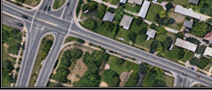
#> input picture 中文论文/绘图/role_functional_text_skeleton/assets/road_input4.png, 212 x 90 px, found by its file name
$ python draw_model_structure.py
#> lines starting #> are read from the running program, lines starting #| are printed output that depends on the picture
from pathlib import Path
import numpy as np
import matplotlib.pyplot as plt
from matplotlib.patches import FancyBboxPatch, FancyArrowPatch, Rectangle, PathPatch
from matplotlib.path import Path as MPath
from matplotlib.lines import Line2D

ROOT = Path(r"D:\论文\9.27论文\中文论文\绘图")
ASSETS = ROOT / "role_functional_text_skeleton" / "assets"
OUT = ROOT / "model_structure_v1"
OUT.mkdir(parents=True, exist_ok=True)

plt.rcParams.update({
    "font.family": "Times New Roman",
    "mathtext.fontset": "stix",
    "font.size": 10,
})

W, H = 1900, 1000
fig = plt.figure(figsize=(19, 10), dpi=150, facecolor="white")
ax = fig.add_axes([0, 0, 1, 1])
ax.set_xlim(0, W)
ax.set_ylim(0, H)
ax.axis("off")

NAVY = "#17324D"
SLATE = "#40566B"
GREY = "#6F7C89"
PURPLE = "#7256A3"
PURPLE_F = "#F0E8FB"
TEAL = "#2E7D78"
TEAL_F = "#DDF3EF"
ORANGE = "#C8783E"
ORANGE_F = "#FDE9D9"
BLUE_F = "#E7EFF9"
PALE_BLUE = "#F5F8FC"
WHITE = "#FFFFFF"


def box(x, y, w, h, fc=WHITE, ec=NAVY, lw=1.5, r=12, ls="-", z=2, alpha=1.0):
    p = FancyBboxPatch((x, y), w, h,
                       boxstyle=f"round,pad=0,rounding_size={r}",
                       linewidth=lw, edgecolor=ec, facecolor=fc,
                       linestyle=ls, zorder=z, alpha=alpha)
    ax.add_patch(p)


def txt(x, y, s, size=10, color=NAVY, weight="normal", ha="left", va="center", z=6, rotation=0):
    ax.text(x, y, s, fontsize=size, color=color, fontweight=weight,
            ha=ha, va=va, zorder=z, rotation=rotation)


def arrow(x1, y1, x2, y2, color=SLATE, lw=1.6, ls="-", z=4, rad=0.0, mutation=11):
    a = FancyArrowPatch((x1, y1), (x2, y2), arrowstyle="-|>",
                        mutation_scale=mutation, linewidth=lw,
                        color=color, linestyle=ls, zorder=z,
                        connectionstyle=f"arc3,rad={rad}",
                        shrinkA=1, shrinkB=1)
    ax.add_patch(a)


def polyline(points, color=SLATE, lw=1.4, ls="-", z=4):
    xs, ys = zip(*points)
    ax.add_line(Line2D(xs, ys, color=color, linewidth=lw, linestyle=ls,
                       zorder=z, solid_capstyle="round", solid_joinstyle="round"))


def pill(x, y, w, h, s, fc, ec, size=8.5, weight="normal"):
    box(x, y, w, h, fc=fc, ec=ec, lw=1.0, r=h/2, z=3)
    txt(x+w/2, y+h/2, s, size=size, color=ec, weight=weight, ha="center")


def image_thumb(path, x, y, w, h, ec="#AAB6C2", lw=1.0):
    img = plt.imread(path)
    ax.imshow(img, extent=(x, x+w, y, y+h), aspect="auto", origin="upper", zorder=3)
    ax.add_patch(Rectangle((x, y), w, h, fill=False, edgecolor=ec, linewidth=lw, zorder=4))


def role_icon(role, x, y, w=54, h=30):
    if role == "P":
        pts = [(x+5, y+10), (x+18, y+22), (x+32, y+10), (x+46, y+22), (x+52, y+12)]
        for a, b in zip(pts[:-1], pts[1:]):
            ax.plot([a[0], b[0]], [a[1], b[1]], color=PURPLE, lw=1.5, zorder=5)
        for px, py in pts:
            ax.scatter([px], [py], s=26, color=PURPLE, zorder=6)
    elif role == "S":
        verts = [(x+2, y+8), (x+18, y+26), (x+34, y+26), (x+52, y+8)]
        codes = [MPath.MOVETO, MPath.CURVE4, MPath.CURVE4, MPath.CURVE4]
        path = MPath(verts, codes)
        ax.add_patch(PathPatch(path, fill=False, lw=6, edgecolor=TEAL, zorder=4))
        ax.add_patch(PathPatch(path, fill=False, lw=2.2, edgecolor="#D9D27B", linestyle=(0, (5, 4)), zorder=5))
    else:
        verts1 = [(x+2, y+14), (x+20, y+21), (x+24, y+12)]
        verts2 = [(x+31, y+10), (x+38, y+20), (x+52, y+26)]
        ax.add_patch(PathPatch(MPath(verts1, [MPath.MOVETO, MPath.CURVE3, MPath.CURVE3]),
                               fill=False, lw=6, edgecolor=ORANGE, zorder=4))
        ax.add_patch(PathPatch(MPath(verts2, [MPath.MOVETO, MPath.CURVE3, MPath.CURVE3]),
                               fill=False, lw=6, edgecolor=ORANGE, zorder=4))
        ax.plot([x+27.5, x+27.5], [y+3, y+28], color=SLATE, lw=1.2, linestyle=(0, (4, 3)), zorder=5)


# ==================== Panel (a) ====================
box(20, 510, 1860, 470, fc="white", ec=NAVY, lw=1.6, r=22, ls=(0, (5, 4)))
txt(50, 948, "(a) Role-Functional Text", size=20, weight="bold")

# Selected role profile
txt(55, 906, "Selected role profile", size=13, weight="bold")
txt(55, 885, "one configuration shared by every view", size=9, color=GREY)

# anchor card
box(55, 828, 360, 46, fc=BLUE_F, ec="#7996B4", lw=1.2, r=9)
txt(72, 851, "Official anchor", size=9, color=SLATE, weight="bold")
txt(178, 851, r"road + official aliases", size=10.2, weight="bold")

role_rows = [
    ("P", "slot 1", "visible road / roadway", PURPLE_F, PURPLE, 757),
    ("S", "slot 2", "continuous paved road surface", TEAL_F, TEAL, 686),
    ("I", "slot 3", "connected road region", ORANGE_F, ORANGE, 615),
]
for role, slot, prompt, fill, edge, y in role_rows:
    box(55, y, 360, 46, fc=fill, ec=edge, lw=1.2, r=9)
    txt(72, y+23, role, size=11, color=edge, weight="bold")
    txt(94, y+23, slot, size=8.3, color=edge, weight="bold")
    txt(146, y+23, prompt, size=9.5, color=NAVY)
    role_icon(role, 356, y+8)

txt(55, 580, "slot 0 = anchor;  1/2/3 = selected candidate", size=8.4, color=GREY)
# small view input, abstract one view
image_thumb(ASSETS / "road_input4.png", 455, 548, 82, 55, ec="#AAB6C2")
#> in image_thumb, img is the input picture: shape (90, 212, 3) float32; mean R, G, B 0.394, 0.402, 0.349
txt(496, 530, r"view $X_v$", size=8.8, color=GREY, ha="center")
arrow(496, 603, 496, 640, color=SLATE, lw=1.5)

# prompt arrows into SAM3
for y in [851, 780, 709, 638]:
    arrow(415, y, 445, y, color=SLATE, lw=1.3, mutation=9)

# SAM3 grounding
box(445, 640, 300, 260, fc="#EAF0F8", ec=NAVY, lw=1.8, r=14)
txt(595, 875, "Frozen SAM3", size=16, weight="bold", ha="center")
txt(595, 847, "complete multimodal grounding", size=9.4, color=SLATE, ha="center")
txt(595, 823, "image features + text condition", size=8.5, color=GREY, ha="center")
txt(595, 790, "anchor and each selected prompt", size=8.8, color=SLATE, ha="center")
txt(595, 767, "produce their own (p, S, I)", size=8.8, color=SLATE, ha="center")
pill(505, 720, 180, 24, "frozen / no training", "#D6E1EF", NAVY, size=8.2, weight="bold")
txt(595, 686, "each prompt → one grounding pass", size=8.0, color=GREY, ha="center")
# lock
ax.add_patch(Rectangle((723, 884), 10, 7, facecolor=NAVY, edgecolor=NAVY, zorder=6))
ax.add_patch(FancyBboxPatch((724, 889), 8, 8, boxstyle="round,pad=0,rounding_size=3",
                            facecolor="none", edgecolor=NAVY, lw=1.2, zorder=6))

# readouts
box(790, 835, 265, 65, fc="#F8FAFC", ec="#8B9BAA", lw=1.1, r=10)
txt(804, 880, "Anchor readout", size=9.7, weight="bold")
for i, lab in enumerate([r"$p_A$", r"$S_A$", r"$I_A$"]):
    x0 = 808 + i*78
    box(x0, 844, 62, 23, fc="#E8EDF3", ec="#8B9BAA", lw=0.9, r=5)
    txt(x0+31, 855.5, lab, size=8.8, ha="center")

box(790, 610, 265, 205, fc="#FBFCFD", ec="#A9B5C0", lw=1.1, r=12)
txt(804, 792, "Candidate readouts", size=9.7, weight="bold")
txt(804, 775, "only the aligned role is used", size=8.0, color=GREY)
cand_y = {"P": 721, "S": 670, "I": 619}
for role, fill, edge, y in [(r[0], r[3], r[4], cand_y[r[0]]) for r in role_rows]:
    txt(806, y+11, role, size=9.4, color=edge, weight="bold")
    cols = [PURPLE, TEAL, ORANGE]
    for j, col in enumerate(cols):
        active = (role == "P" and j == 0) or (role == "S" and j == 1) or (role == "I" and j == 2)
        cx = 832 + j*59
        box(cx, y, 50, 22, fc=(fill if active else "#F1F3F5"),
            ec=(col if active else "#C8CFD6"), lw=(1.1 if active else 0.8), r=5, z=4)
        txt(cx+25, y+11, ["p", "S", "I"][j], size=8.4,
            color=(col if active else "#A6AFB8"), weight=("bold" if active else "normal"), ha="center")

# arrows from grounding to readout blocks
arrow(745, 867, 790, 867, color=SLATE, lw=1.4, mutation=9)
arrow(745, 720, 790, 720, color=SLATE, lw=1.4, mutation=9)
arrow(745, 670, 790, 670, color=SLATE, lw=1.4, mutation=9)
arrow(745, 620, 790, 620, color=SLATE, lw=1.4, mutation=9)

# bounded correction
box(1080, 570, 310, 350, fc="#FBFCFD", ec="#A9B5C0", lw=1.3, r=14)
txt(1235, 892, "Bounded role correction", size=11.2, weight="bold", ha="center")
txt(1235, 868, r"$\mathcal{B}(a_A,a_\pi)=\mathrm{clip}_{[0,1]}(a_A+\alpha\,\mathrm{clip}(a_\pi-a_A,-\tau,\tau))$", size=7.8, color=SLATE, ha="center")
txt(1235, 847, r"$\alpha=0.5,\ \tau=0.25$   →   max change $\alpha\tau=0.125$", size=8.2, color=GREY, ha="center")

lane_specs = [
    ("P", 800, r"$\tilde p=\mathcal{B}(p_A,p_{\pi P})$", PURPLE_F, PURPLE),
    ("S", 735, r"$\tilde S=\mathcal{B}(S_A,S_{\pi S})$", TEAL_F, TEAL),
    ("I", 670, r"$\tilde I=\mathcal{B}(I_A^{\tilde p},I_{\pi I}^{\tilde p})$", ORANGE_F, ORANGE),
]
for role, y, formula, fill, edge in lane_specs:
    box(1100, y-20, 270, 42, fc=fill, ec=edge, lw=1.1, r=8)
    txt(1115, y+1, role, size=10, color=edge, weight="bold")
    txt(1142, y+1, formula, size=9.0, color=NAVY)
# P -> I recoupling
arrow(1350, 796, 1350, 678, color=PURPLE, lw=2.0, rad=0.0)
txt(1362, 744, "P→I", size=8.0, color=PURPLE, weight="bold", rotation=90, ha="center")
txt(1362, 734, "rebuild", size=7.2, color=PURPLE, rotation=90, ha="center")
txt(1235, 610, "query admission + instance amplitude", size=8.0, color=PURPLE, ha="center")
# arrows from readouts to correction lanes
arrow(1055, 720, 1100, 800, color=SLATE, lw=1.2, rad=-0.2, mutation=8)
arrow(1055, 670, 1100, 735, color=SLATE, lw=1.2, mutation=8)
arrow(1055, 619, 1100, 670, color=SLATE, lw=1.2, rad=0.2, mutation=8)

# fusion and alias guard
arrow(1390, 735, 1425, 735, color=SLATE, lw=1.7)
box(1425, 690, 165, 130, fc="#EAF0F8", ec=NAVY, lw=1.4, r=12)
txt(1507, 792, "Native fusion", size=9.4, weight="bold", ha="center")
txt(1507, 758, r"$F_\pi=\tilde p\,\max(\tilde S,\tilde I)$", size=9.0, color=NAVY, ha="center")
txt(1507, 722, "one class field", size=8.0, color=GREY, ha="center")
arrow(1590, 735, 1615, 735, color=SLATE, lw=1.4)
box(1615, 680, 230, 150, fc="#F8FAFC", ec="#8B9BAA", lw=1.2, r=10)
txt(1730, 803, "Official alias guard", size=9.5, weight="bold", ha="center")
txt(1730, 772, r"$G_{v,\pi}=\mathrm{clip}(G_o+F_\pi-F_A)$", size=8.2, ha="center")
txt(1730, 733, r"$G_{v,\pi}$", size=13, color=NAVY, ha="center")
txt(1730, 706, "zero slots → $G_o$", size=7.5, color=GREY, ha="center")

# ==================== Panel (b) ====================
box(20, 20, 1860, 470, fc="white", ec=NAVY, lw=1.6, r=22, ls=(0, (5, 4)))
txt(50, 455, "(b) Joint Role–View application on Local and Context observations", size=18, weight="bold")

# Input image and view construction
image_thumb(ASSETS / "road_input4.png", 55, 247, 105, 78, ec="#96A6B4")
txt(107, 228, "Input image", size=9.5, color=SLATE, ha="center")

box(205, 318, 300, 100, fc="#F5FBFC", ec=TEAL, lw=1.2, r=12)
image_thumb(ASSETS / "road_local4.png", 220, 333, 122, 70, ec="#8BA4A0")
#> call 3 of image_thumb, with x = 220, y = 333, w = 122, h = 70, ec = '#8BA4A0', lw = 1
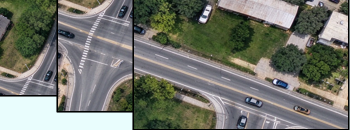
#> input picture 中文论文/绘图/role_functional_text_skeleton/assets/road_local4.png, 350 x 130 px, found by its file name
#> in image_thumb, img is the input picture: shape (130, 350, 3) float32; mean R, G, B 0.456, 0.465, 0.43
txt(362, 382, "Local / native view", size=11, weight="bold")
txt(362, 359, "higher sampling density", size=8.0, color=GREY)

box(205, 165, 300, 100, fc="#FFF9F4", ec=ORANGE, lw=1.2, r=12)
image_thumb(ASSETS / "road_context4.png", 220, 180, 122, 70, ec="#C7A17F")
#> call 4 of image_thumb, with x = 220, y = 180, w = 122, h = 70, ec = '#C7A17F', lw = 1
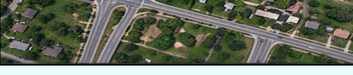
#> input picture 中文论文/绘图/role_functional_text_skeleton/assets/road_context4.png, 353 x 75 px, found by its file name
#> in image_thumb, img is the input picture: shape (75, 353, 3) float32; mean R, G, B 0.407, 0.43, 0.369
txt(362, 229, "Context / wider view", size=11, weight="bold")
txt(362, 206, "larger spatial layout", size=8.0, color=GREY)

# branch input
polyline([(160, 286), (183, 286), (183, 368), (205, 368)], color=SLATE, lw=1.5)
arrow(183, 368, 205, 368, color=SLATE, lw=1.5)
polyline([(160, 286), (183, 286), (183, 215), (205, 215)], color=SLATE, lw=1.5)
arrow(183, 215, 205, 215, color=SLATE, lw=1.5)

# shared role profile strip
box(610, 402, 780, 38, fc="#E9F1FA", ec="#6685A6", lw=1.2, r=12)
txt(1000, 421, r"shared profile $\pi$:  P = slot 1   |   S = slot 2   |   I = slot 3      (0 = anchor)", size=9.4, color=NAVY, ha="center", weight="bold")
# dashed profile fanout: local
arrow(1000, 402, 1000, 390, color="#6685A6", lw=1.3, ls=(0, (3, 3)), mutation=9)
# dashed profile fanout: context, routed around the left
polyline([(1390, 421), (1420, 421), (1420, 245), (1400, 245)], color="#6685A6", lw=1.3, ls=(0, (3, 3)))
arrow(1420, 245, 1400, 245, color="#6685A6", lw=1.3, ls=(0, (3, 3)), mutation=9)

# local lane
box(620, 295, 780, 95, fc="#F4FBFA", ec=TEAL, lw=1.2, r=12)
text_y = 342
box(638, 316, 175, 52, fc="#EEF3F7", ec="#8194A6", lw=1.0, r=8)
txt(725, 350, "Frozen SAM3", size=10, weight="bold", ha="center")
txt(725, 332, "full grounding", size=7.3, color=GREY, ha="center")
arrow(813, text_y, 850, text_y, color=SLATE, lw=1.3, mutation=9)
box(850, 312, 220, 60, fc="#EAF1FA", ec="#6685A6", lw=1.0, r=8)
txt(960, 350, r"bounded correction $\mathcal{R}_\pi$", size=9.5, weight="bold", ha="center")
txt(960, 332, r"$\mathcal{B}(a_A,a_\pi)$ + P→I", size=8.5, color=SLATE, ha="center")
arrow(1070, text_y, 1108, text_y, color=SLATE, lw=1.3, mutation=9)
box(1108, 316, 160, 52, fc="#F8FAFC", ec=TEAL, lw=1.0, r=8)
txt(1188, 342, r"$G_{L,\pi}$", size=11, color=TEAL, ha="center", weight="bold")
arrow(480, 368, 620, 368, color=SLATE, lw=1.3, mutation=9)

# context lane
box(620, 150, 780, 95, fc="#FFF8F3", ec=ORANGE, lw=1.2, r=12)
text_y2 = 197
box(638, 171, 175, 52, fc="#EEF3F7", ec="#8194A6", lw=1.0, r=8)
txt(725, 205, "Frozen SAM3", size=10, weight="bold", ha="center")
txt(725, 187, "full grounding", size=7.3, color=GREY, ha="center")
arrow(813, text_y2, 850, text_y2, color=SLATE, lw=1.3, mutation=9)
box(850, 167, 220, 60, fc="#EAF1FA", ec="#6685A6", lw=1.0, r=8)
txt(960, 205, r"bounded correction $\mathcal{R}_\pi$", size=9.5, weight="bold", ha="center")
txt(960, 187, r"$\mathcal{B}(a_A,a_\pi)$ + P→I", size=8.5, color=SLATE, ha="center")
arrow(1070, text_y2, 1108, text_y2, color=SLATE, lw=1.3, mutation=9)
box(1108, 171, 160, 52, fc="#F8FAFC", ec=ORANGE, lw=1.0, r=8)
txt(1188, 197, r"$G_{G,\pi}$", size=11, color=ORANGE, ha="center", weight="bold")
arrow(480, 215, 620, 215, color=SLATE, lw=1.3, mutation=9)

# fusion / decision
arrow(1268, 342, 1440, 290, color=SLATE, lw=1.5)
arrow(1268, 197, 1440, 248, color=SLATE, lw=1.5)
box(1440, 205, 170, 130, fc="#E8F4F3", ec=TEAL, lw=1.3, r=12)
txt(1525, 300, "Aligned fusion", size=9.5, weight="bold", ha="center")
txt(1525, 266, r"$\Psi_\omega$", size=13, color=TEAL, ha="center")
txt(1525, 232, "max / power / logit", size=7.6, color=SLATE, ha="center")
arrow(1610, 270, 1645, 270, color=SLATE, lw=1.5)
box(1645, 235, 190, 70, fc=NAVY, ec=NAVY, lw=1.2, r=12)
txt(1740, 280, "argmax + threshold", size=9.0, color=WHITE, weight="bold", ha="center")
txt(1740, 253, r"$\hat{Y}(x)$", size=11.5, color=WHITE, ha="center")

# legend
ax.add_line(Line2D([55, 95], [55, 55], color=SLATE, lw=1.5, zorder=5))
ax.add_patch(FancyArrowPatch((85, 55), (95, 55), arrowstyle="-|>", mutation_scale=8, lw=1.5, color=SLATE, zorder=5))
txt(105, 55, "data / computation", size=8.0, color=GREY)
ax.add_line(Line2D([255, 295], [55, 55], color="#6685A6", lw=1.3, linestyle=(0, (3, 3)), zorder=5))
ax.add_patch(FancyArrowPatch((285, 55), (295, 55), arrowstyle="-|>", mutation_scale=8, lw=1.3, color="#6685A6", zorder=5))
txt(305, 55, "shared configuration", size=8.0, color=GREY)
txt(1540, 55, "same profile; evidence computed separately per view", size=8.5, color=GREY)

fig.savefig(OUT / "model_structure_v1.svg", bbox_inches="tight", pad_inches=0.08, facecolor="white")
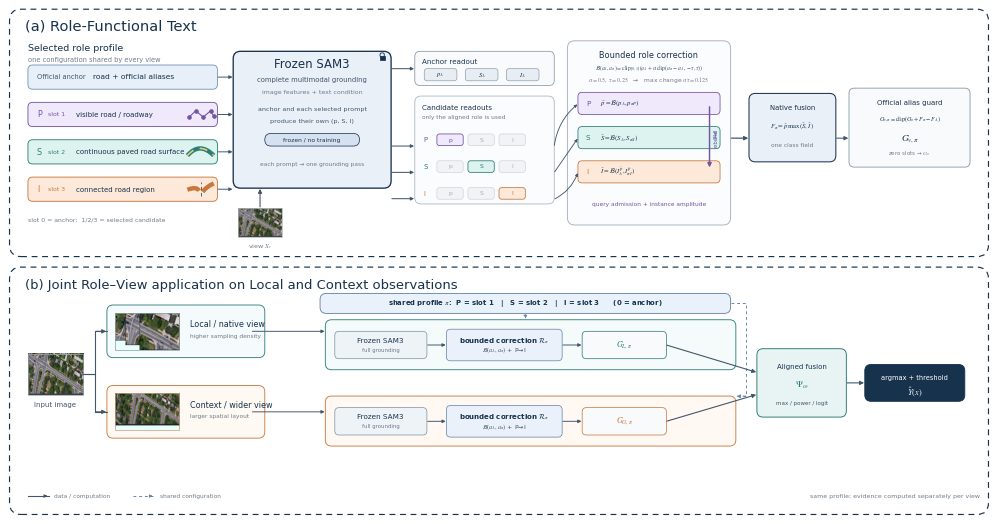
#> figure drawn by matplotlib, 1 panel
fig.savefig(OUT / "model_structure_v1.png", dpi=180, bbox_inches="tight", pad_inches=0.08, facecolor="white")
plt.close(fig)
print(OUT / "model_structure_v1.png")
